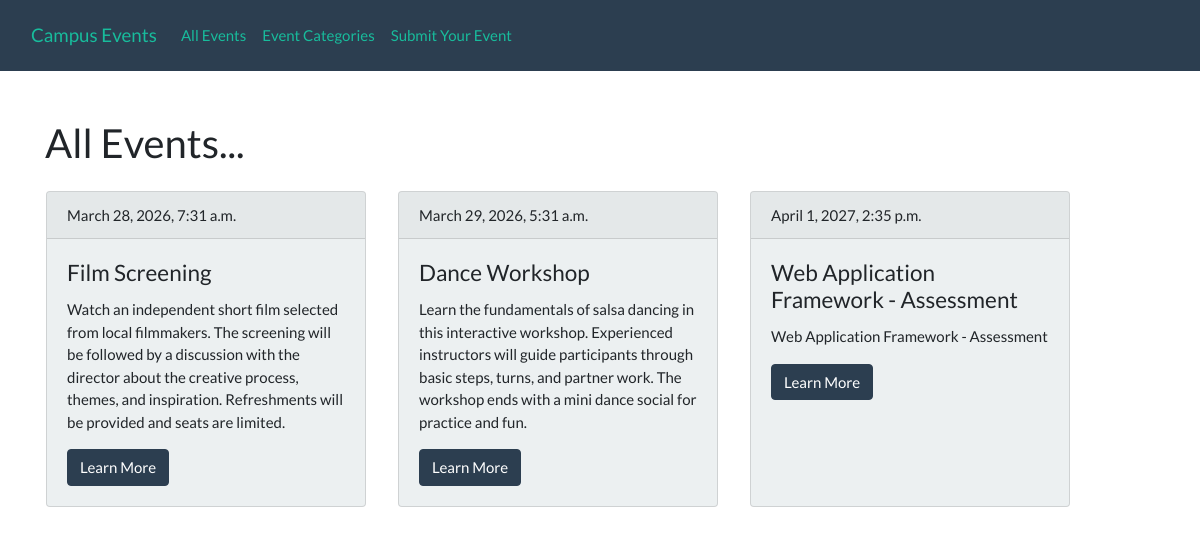
Screenshot of /events/ with the database file from the repository.
### events_app/models.py (models this page shows, shortened)
class Event(models.Model):
    title = models.CharField(max_length=255)
    description = models.TextField()
    location = models.CharField(max_length=255)
    start_datetime = models.DateTimeField()
    end_datetime = models.DateTimeField()
    category = models.ForeignKey(Category, on_delete=models.CASCADE)
    contact_name = models.CharField(max_length=100)
    contact_email = models.EmailField(validators=[EmailValidator()])
    created_at = models.DateTimeField(auto_now_add=True)
    is_approved = models.BooleanField(default=False)
    approved_at = models.DateTimeField(blank=True, null=True)

### events_app/views.py (the view)
# urls.py: path('events/', views.event_list, name='events'),
def event_list(request):
    queryResultSet = Event.objects.filter(start_datetime__gte=timezone.now(), is_approved=True).order_by('start_datetime')
    return render(request, 'event_list.html' ,{'events': queryResultSet})

### events_app/templates/event_list.html
{% extends 'base.html' %}
{% block content %}
    <div class="row mt-5">
          <div class="col-lg-12">
            <h2>All Events...</h2>
          </div>
    </div>
    <div class="row">
        {% if events.count > 0 %}
    	    {% for event in events %}
                <div class="card bg-light mb-3 m-3" style="max-width: 20rem;">
                    <div class="card-header">{{ event.start_datetime }}</div>
                    <div class="card-body">
                        <h4 class="card-title">{{ event.title }}</h4>
                        <p class="card-text">{{ event.description }}</p>
                        <a href="{% url 'event_detail' event_id=event.id %}" class="button btn btn-primary">Learn More</a>
                    </div>
                </div>
            {% endfor %}
        {% else %}
           <div class="col-lg-12">
           <br />
                <p>No events to show. You can submit your own events.</p>
            </div>
        {% endif %}
    </div>
{% endblock %}

### rows the page displays
Event: start_datetime "March 28, 2026, 7:31 a.m.", title "Film Screening", description "Watch an independent short film selected from local filmmakers. The screening will be followed by a discussion with the director about the creative process, themes, and inspiration. Refreshments will be provided and seats are limited."
Event: start_datetime "March 29, 2026, 5:31 a.m.", title "Dance Workshop", description "Learn the fundamentals of salsa dancing in this interactive workshop. Experienced instructors will guide participants through basic steps, turns, and partner work. The workshop ends with a mini dance social for practice and fun."
Event: start_datetime "April 1, 2027, 2:35 p.m.", title "Web Application Framework - Assessment", description "Web Application Framework - Assessment"
